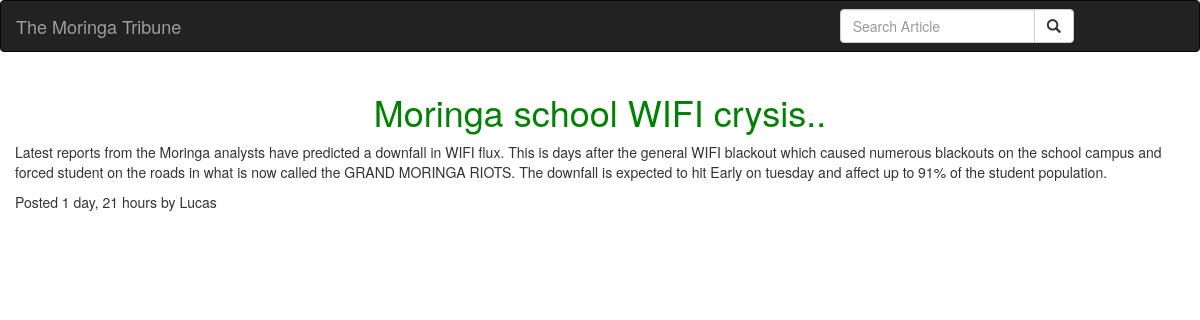
The app's page /article/1 with its own data.
### news/models.py (models this page shows, shortened)
class Article(models.Model):
    title = models.CharField(max_length = 60)
    post = models.TextField()
    editor = models.ForeignKey(Editor)
    tag = models.ManyToManyField(tag)
    pub_date = models.DateTimeField(auto_now_add=True)
    article_image = models.ImageField(upload_to = 'articles/')

class Editor(models.Model):
    first_name = models.CharField(max_length = 30)
    last_name = models.CharField(max_length = 30)
    email = models.EmailField()
    phone_number = models.CharField(max_length = 10, blank = True)
    class Meta:
        ordering = ['first_name']

### news/views.py (the view)
# urls.py: url(r'^article/(\d+)',views.article,name='article')
def article(request, article_id):
    try:
        article = Article.objects.get(id = article_id)
    except DoesNotExist:
        raise Http404()
    return render(request,'all-news/article.html', {"article":article})

### news/templates/all-news/article.html (shortened to what this page needs)
{%extends 'all-news/base.html'%}
 {% block content %}
 <div class="container">
   <div class="row">
     <h1 class="text-center">{{article.title}}</h1>
   </div>
   <div class="row">
     <p>{{article.post}}</p>
   </div>
   <div class="row">
     <p>Posted {{article.pub_date|timesince}} by {{article.editor.first_name}}</p>
   </div>
 </div>
 {% endblock %}

### news/templates/all-news/base.html (shortened to what this page needs)
{% load bootstrap3 %}
{% load static %}
<!DOCTYPE html>
<html>
<head>
  {% block styles %}
  {% bootstrap_css %}
  <link rel="stylesheet" href="{% static 'css/basenews.css' %}">
  {% endblock %}
</head>
<body>
    {% include "navbar.html" %}
    {% block content %} <h1 class='text-center'>News for {{date|date:"l d-F Y"}}</h1> {%endblock%}
</body>
</html>

### news/templates/navbar.html
<nav class="navbar navbar-inverse">
        <div class="container-fluid">
          <div class="navbar-header">
            <a class="navbar-brand" href="{% url 'newsToday' %}">The Moringa Tribune</a>
          </div>
          <div class="col-sm-4 col-md-4 navbar-right">
            <form class="navbar-form" role="search" action="{% url 'search_results' %}">
              <div class="input-group">
                <input type="text" class="form-control" placeholder="Search Article" name="article">
                <div class="input-group-btn">
                  <button class="btn btn-default" type="submit"><i class="glyphicon glyphicon-search"></i></button>
                </div>
              </div>
            </form>
          </div>
        </div>
      </nav>

### static/css/basenews.css (style rules this page uses)
h1 { color: green; }

### records on screen
Article: title "Moringa school WIFI crysis..", post "Latest reports from the Moringa analysts have predicted a downfall in WIFI flux. This is days after the general WIFI blackout which caused numerous blackouts on the school campus and forced student on the roads in what is now called the GRAND MORINGA RIOTS. The downfall is expected to hit Early on tuesday and affect up to 91% of the student population.", pub_date "1 day, 21 hours", editor.first_name "Lucas"
